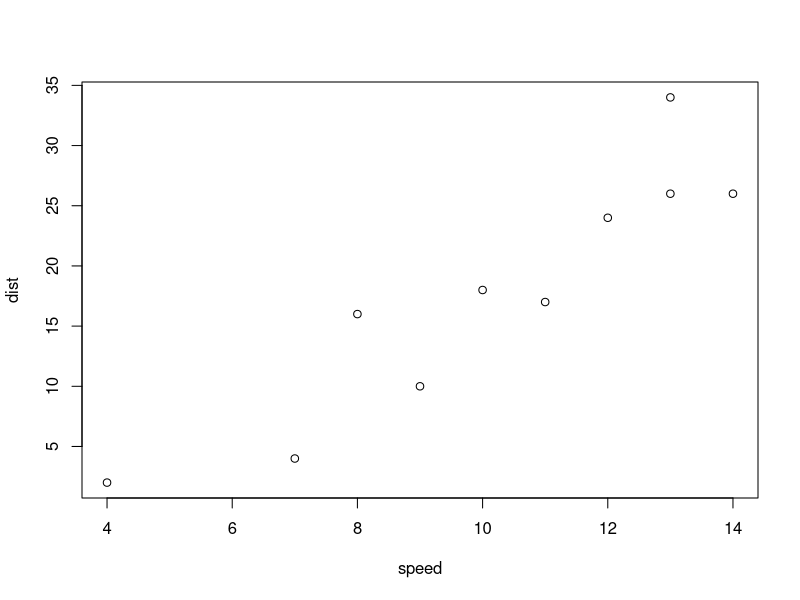

Here is the R script that generated this plot:
# 변수 생성하기
speed <- c(4,7,8,9,10,11,12,13,13,14)
dist <- c(2,4,16,10,18,17,24,34,26,26)

# 변수의 기술통계량 계산
# summary : 최소, 최대, 평균, 중앙값, 1사분위수, 3사분위수
# mean() : 평균
# sd() : 표준편차
summary(speed)
mean(dist)
sd(dist)

# 함수 cor로 상관계수 계산
cor(speed,dist)

# use - everything 은 결측값을 전부 na로 계산
# method = c("pearson", "kendall", "spearman")) <- 계산할 상관계수 피어슨,켄달,피어맨중 하나가 될수있음
cor(speed,dist, use ='everything', method = c('pearson','kendall','spearman'))
# all.abs는 결측값이 있을 경우 오류가 발생함
cor(speed,dist, use ='all.obs', method = c('pearson','kendall','spearman'))

# cor 안쓰고 상관계수 구해보기
spe <- sum(speed*dist)
spe1 <- sum(speed^2)
dis1 <- sum(dist^2)
top <- (10*spe)-(sum(speed)*sum(dist))
bot <- sqrt((10*spe1 - sum(speed)^2)*(10*dis1 - sum(dist)^2))
top/bot


cov(speed,dist)/sd(speed)*sd(dist)

# 함수 만드신 분한테 감사를 표하기

# 산점도 작성
plot(speed,dist)




